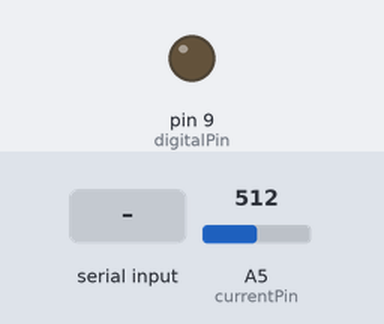
Recording of a sketch running on a simulated Arduino Uno, built with avr-gcc and run on an emulated ATmega328P. On the bench: output pins drawn as LEDs (lit = HIGH). The test bench sets the inputs (shaded band); at power-on: A5 (currentPin) = 512. What the sketch prints to the serial monitor is not drawn.

Above: at 1.2 s.
1.3 s: "90,45\n" received over Serial
At 2.6 s:
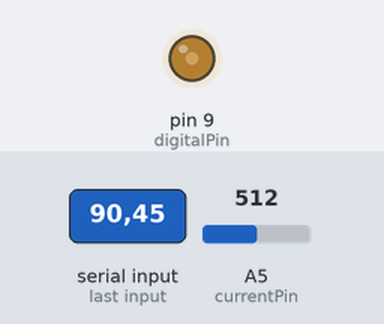
2.9 s: "30,150\n" received over Serial
At 4.2 s:
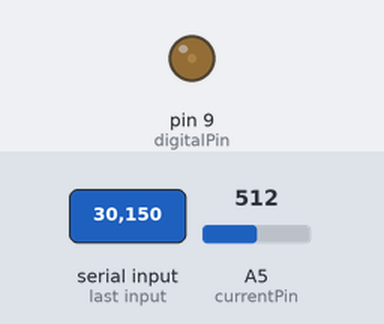
4.5 s: "200\n" received over Serial
At 5.3 s:
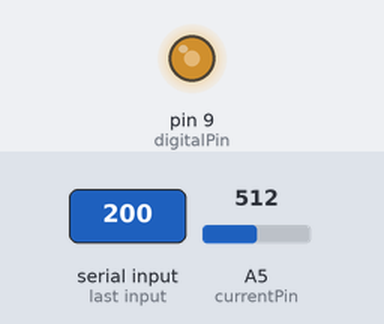
6.0 s: "90\n" received over Serial
At 7.2 s:
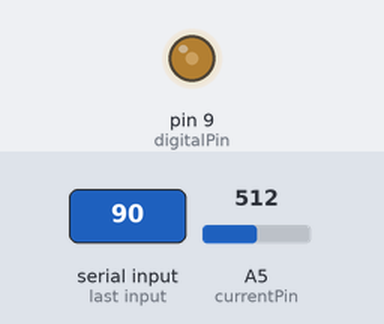
7.5 s: A5 (currentPin) set to 501
Timing chart, 0 to 10.5 s (numbered marks = the images above; inputs shaded):
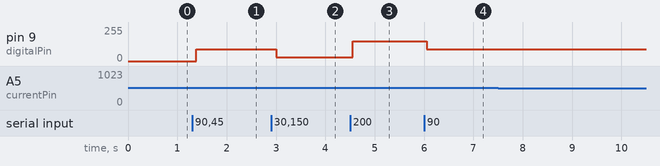

Measured:
- after the input at 1.3 s, pin 9 (digitalPin): 0/255 → 90/255 after 0.09 s
- after the input at 2.9 s, pin 9 (digitalPin): 90/255 → 30/255 after 0.10 s
- after the input at 4.5 s, pin 9 (digitalPin): 30/255 → 150/255 after 0.06 s
- after the input at 6.0 s, pin 9 (digitalPin): 150/255 → 90/255 after 0.06 s
- after the input at 7.5 s, every drawn part: stays the same

The sketch:

electrical-taste.ino
```cpp
const int MAX_VOLTAGE = 150;

int digitalPin = 9;
const int currentPin = A5;

int voltage = 0;
int current = 0;
char rx_byte;
String rx_str = "";

void setVoltage(int new_voltage) {
  if (new_voltage > MAX_VOLTAGE) {
    voltage = MAX_VOLTAGE;
  } else if (new_voltage < 0) {
    voltage = 0;
  } else {
    voltage = new_voltage;
  }
}

void setup() {
  // put your setup code here, to run once:
  Serial.begin(9600);
  pinMode(digitalPin, OUTPUT);
  Serial.println("hi");
  Serial.println("Voltage:" + String(voltage));
}

void loop() {
  // Read serial port.
  if (Serial.available() > 0) {
    rx_byte = Serial.read();

    if (rx_byte != '\n') {
      rx_str += rx_byte;
    }
    else {
      setVoltage(rx_str.toInt());
      rx_str = "";
      Serial.println("Voltage:" + String(voltage));
    }
  }

  // Powering circuit.
  analogWrite(digitalPin, voltage);

  // Read current
  int adc = analogRead(currentPin);
  float voltage = adc*5/1023.0;
  float current = (voltage-2.5)/0.66;
  Serial.println("Current:" + String(current));
}
```
